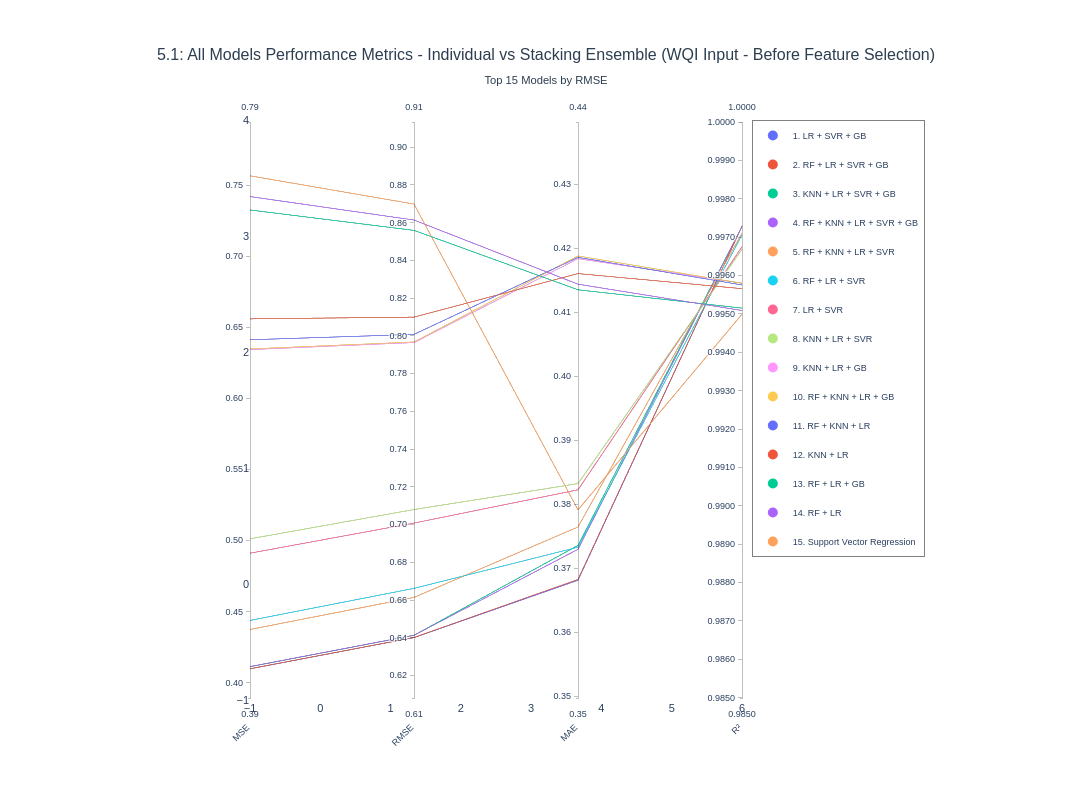

The notebook cell saved with this chart:
### Code cell
fig_all_models_51 = plot_parallel_coordinates_all_models(
    results_df=results_df_WQIInput,
    y_test=y_test_WQIInput,
    rf_pred=rf_pred_WQIInput,
    gb_pred=gb_pred_WQIInput,
    lr_pred=lr_pred_WQIInput,
    knn_pred=knn_pred_WQIInput,
    svr_pred=svr_pred_WQIInput,
    title="5.1: All Models Performance Metrics - Individual vs Stacking Ensemble (WQI Input - Before Feature Selection)"
)

fig_all_models_51.show()

### Figure 1 — Plotly figure (JSON) as saved in the notebook; plotly's stock layout.template omitted (floating-point values rounded to 4 significant figures)
{"data": [{"dimensions": [{"label": "MSE", "range": [0.3893, 0.7944], "tickformat": ".2f", "values": [0.4097, 0.4098, 0.4113, 0.4113, 0.4375, 0.4438, 0.4911, 0.5012, 0.6343, 0.6348, 0.6412, 0.656, 0.7326, 0.742, 0.7566]}, {"label": "RMSE", "range": [0.6081, 0.9133], "tickformat": ".2f", "values": [0.6401, 0.6402, 0.6413, 0.6414, 0.6614, 0.6662, 0.7008, 0.708, 0.7965, 0.7967, 0.8008, 0.8099, 0.8559, 0.8614, 0.8698]}, {"label": "MAE", "range": [0.3497, 0.4397], "tickformat": ".2f", "values": [0.3681, 0.3682, 0.3736, 0.373, 0.3764, 0.3733, 0.3823, 0.3832, 0.4184, 0.4188, 0.4186, 0.4161, 0.4135, 0.4144, 0.3791]}, {"label": "R²", "range": [0.985, 1], "tickformat": ".4f", "values": [0.9973, 0.9973, 0.9973, 0.9973, 0.9971, 0.9971, 0.9967, 0.9967, 0.9958, 0.9958, 0.9958, 0.9957, 0.9951, 0.9951, 0.995]}], "labelangle": -45, "labelside": "bottom", "line": {"color": [0, 1, 2, 3, 4, 5, 6, 7, 8, 9, 10, 11, 12, 13, 14], "colorscale": [[0, "#636EFA"], [0.07143, "#EF553B"], [0.1429, "#00CC96"], [0.2143, "#AB63FA"], [0.2857, "#FFA15A"], [0.3571, "#19D3F3"], [0.4286, "#FF6692"], [0.5, "#B6E880"], [0.5714, "#FF97FF"], [0.6429, "#FECB52"], [0.7143, "#636EFA"], [0.7857, "#EF553B"], [0.8571, "#00CC96"], [0.9286, "#AB63FA"], [1, "#FFA15A"]], "showscale": false}, "type": "parcoords"}, {"hovertemplate": "<b>LR + SVR + GB</b><br>Num Models: 3<br>MSE: 0.4097<br>RMSE: 0.6401<br>MAE: 0.3681<br>R²: 0.9973<br><extra></extra>", "legendgroup": "LR + SVR + GB", "marker": {"color": "#636EFA", "size": 10}, "mode": "markers", "name": "1. LR + SVR + GB", "showlegend": true, "type": "scatter", "x": [null], "y": [null]}, {"hovertemplate": "<b>RF + LR + SVR + GB</b><br>Num Models: 4<br>MSE: 0.4098<br>RMSE: 0.6402<br>MAE: 0.3682<br>R²: 0.9973<br><extra></extra>", "legendgroup": "RF + LR + SVR + GB", "marker": {"color": "#EF553B", "size": 10}, "mode": "markers", "name": "2. RF + LR + SVR + GB", "showlegend": true, "type": "scatter", "x": [null], "y": [null]}, {"hovertemplate": "<b>KNN + LR + SVR + GB</b><br>Num Models: 4<br>MSE: 0.4113<br>RMSE: 0.6413<br>MAE: 0.3736<br>R²: 0.9973<br><extra></extra>", "legendgroup": "KNN + LR + SVR + GB", "marker": {"color": "#00CC96", "size": 10}, "mode": "markers", "name": "3. KNN + LR + SVR + GB", "showlegend": true, "type": "scatter", "x": [null], "y": [null]}, {"hovertemplate": "<b>RF + KNN + LR + SVR + GB</b><br>Num Models: 5<br>MSE: 0.4113<br>RMSE: 0.6414<br>MAE: 0.3730<br>R²: 0.9973<br><extra></extra>", "legendgroup": "RF + KNN + LR + SVR + GB", "marker": {"color": "#AB63FA", "size": 10}, "mode": "markers", "name": "4. RF + KNN + LR + SVR + GB", "showlegend": true, "type": "scatter", "x": [null], "y": [null]}, {"hovertemplate": "<b>RF + KNN + LR + SVR</b><br>Num Models: 4<br>MSE: 0.4375<br>RMSE: 0.6614<br>MAE: 0.3764<br>R²: 0.9971<br><extra></extra>", "legendgroup": "RF + KNN + LR + SVR", "marker": {"color": "#FFA15A", "size": 10}, "mode": "markers", "name": "5. RF + KNN + LR + SVR", "showlegend": true, "type": "scatter", "x": [null], "y": [null]}, {"hovertemplate": "<b>RF + LR + SVR</b><br>Num Models: 3<br>MSE: 0.4438<br>RMSE: 0.6662<br>MAE: 0.3733<br>R²: 0.9971<br><extra></extra>", "legendgroup": "RF + LR + SVR", "marker": {"color": "#19D3F3", "size": 10}, "mode": "markers", "name": "6. RF + LR + SVR", "showlegend": true, "type": "scatter", "x": [null], "y": [null]}, {"hovertemplate": "<b>LR + SVR</b><br>Num Models: 2<br>MSE: 0.4911<br>RMSE: 0.7008<br>MAE: 0.3823<br>R²: 0.9967<br><extra></extra>", "legendgroup": "LR + SVR", "marker": {"color": "#FF6692", "size": 10}, "mode": "markers", "name": "7. LR + SVR", "showlegend": true, "type": "scatter", "x": [null], "y": [null]}, {"hovertemplate": "<b>KNN + LR + SVR</b><br>Num Models: 3<br>MSE: 0.5012<br>RMSE: 0.7080<br>MAE: 0.3832<br>R²: 0.9967<br><extra></extra>", "legendgroup": "KNN + LR + SVR", "marker": {"color": "#B6E880", "size": 10}, "mode": "markers", "name": "8. KNN + LR + SVR", "showlegend": true, "type": "scatter", "x": [null], "y": [null]}, {"hovertemplate": "<b>KNN + LR + GB</b><br>Num Models: 3<br>MSE: 0.6343<br>RMSE: 0.7965<br>MAE: 0.4184<br>R²: 0.9958<br><extra></extra>", "legendgroup": "KNN + LR + GB", "marker": {"color": "#FF97FF", "size": 10}, "mode": "markers", "name": "9. KNN + LR + GB", "showlegend": true, "type": "scatter", "x": [null], "y": [null]}, {"hovertemplate": "<b>RF + KNN + LR + GB</b><br>Num Models: 4<br>MSE: 0.6348<br>RMSE: 0.7967<br>MAE: 0.4188<br>R²: 0.9958<br><extra></extra>", "legendgroup": "RF + KNN + LR + GB", "marker": {"color": "#FECB52", "size": 10}, "mode": "markers", "name": "10. RF + KNN + LR + GB", "showlegend": true, "type": "scatter", "x": [null], "y": [null]}, {"hovertemplate": "<b>RF + KNN + LR</b><br>Num Models: 3<br>MSE: 0.6412<br>RMSE: 0.8008<br>MAE: 0.4186<br>R²: 0.9958<br><extra></extra>", "legendgroup": "RF + KNN + LR", "marker": {"color": "#636EFA", "size": 10}, "mode": "markers", "name": "11. RF + KNN + LR", "showlegend": true, "type": "scatter", "x": [null], "y": [null]}, {"hovertemplate": "<b>KNN + LR</b><br>Num Models: 2<br>MSE: 0.6560<br>RMSE: 0.8099<br>MAE: 0.4161<br>R²: 0.9957<br><extra></extra>", "legendgroup": "KNN + LR", "marker": {"color": "#EF553B", "size": 10}, "mode": "markers", "name": "12. KNN + LR", "showlegend": true, "type": "scatter", "x": [null], "y": [null]}, {"hovertemplate": "<b>RF + LR + GB</b><br>Num Models: 3<br>MSE: 0.7326<br>RMSE: 0.8559<br>MAE: 0.4135<br>R²: 0.9951<br><extra></extra>", "legendgroup": "RF + LR + GB", "marker": {"color": "#00CC96", "size": 10}, "mode": "markers", "name": "13. RF + LR + GB", "showlegend": true, "type": "scatter", "x": [null], "y": [null]}, {"hovertemplate": "<b>RF + LR</b><br>Num Models: 2<br>MSE: 0.7420<br>RMSE: 0.8614<br>MAE: 0.4144<br>R²: 0.9951<br><extra></extra>", "legendgroup": "RF + LR", "marker": {"color": "#AB63FA", "size": 10}, "mode": "markers", "name": "14. RF + LR", "showlegend": true, "type": "scatter", "x": [null], "y": [null]}, {"hovertemplate": "<b>Support Vector Regression</b><br>Num Models: 1<br>MSE: 0.7566<br>RMSE: 0.8698<br>MAE: 0.3791<br>R²: 0.9950<br><extra></extra>", "legendgroup": "Support Vector Regression", "marker": {"color": "#FFA15A", "size": 10}, "mode": "markers", "name": "15. Support Vector Regression", "showlegend": true, "type": "scatter", "x": [null], "y": [null]}], "layout": {"font": {"family": "Arial, sans-serif", "size": 11}, "height": 800, "hovermode": "closest", "legend": {"bgcolor": "rgba(255, 255, 255, 0.95)", "bordercolor": "gray", "borderwidth": 1, "font": {"size": 9}, "orientation": "v", "x": 1.02, "xanchor": "left", "y": 1, "yanchor": "top"}, "margin": {"b": 100, "l": 250, "r": 350, "t": 120}, "paper_bgcolor": "white", "plot_bgcolor": "white", "showlegend": true, "title": {"font": {"color": "#2c3e50", "family": "Arial, sans-serif", "size": 16}, "text": "5.1: All Models Performance Metrics - Individual vs Stacking Ensemble (WQI Input - Before Feature Selection)<br><sub>Top 15 Models by RMSE</sub>", "x": 0.5, "xanchor": "center"}, "width": 1400, "xaxis": {"showgrid": false}, "yaxis": {"showgrid": false}}}
